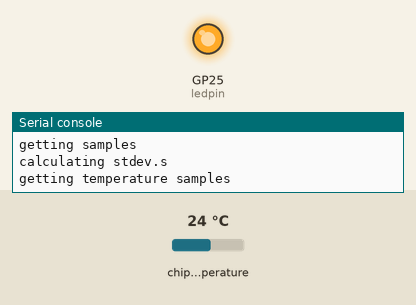
Bench run of a program on a simulated Raspberry Pi Pico running MicroPython. Parts: output pins drawn as LEDs (lit = HIGH), the last lines printed to the serial console. The test bench sets the inputs (shaded band); at power-on: chip temperature 24 °C.

Above: at 3.2 s.
At 6.9 s:
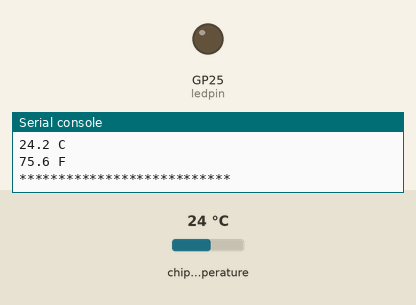
Timing chart, 0 to 9.6 s (numbered marks = the images above):
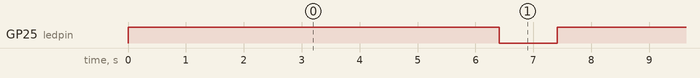

Measured:
- by itself, GP25 (ledpin): alternates HIGH for 6.4 s and LOW for 1.0 s

The program:

test.py
```python
import time
import machine
#from machine import ADC, Pin

#LED
ledpin=machine.Pin(25, machine.Pin.OUT)

#vsys is presented to ADC pin 29 through a 3:1 divider
divider=3
vref=3.3
vsysPin=29
tempCh=4
adcV=machine.ADC(machine.Pin(vsysPin))
adcT=machine.ADC(tempCh)

while True:
    ledpin.value(1) #on
    #get a bunch of samples of Vsys
    print("getting samples")
    samples=[]
    total=0
    loops=6000
    then=time.ticks_us()
    for i in range(loops):
        input=adcV.read_u16()
        total+=input
        samples.append(input/16) #convert u16 to ADC counts
    elapsed=time.ticks_us()-then
    average=total/loops

    #stdev of samples (stdev.s)
    print("calculating stdev.s")
    sumsquares=0
    xbar=sum(samples)/len(samples)
    for X in samples:
        sumsquares+=(X-xbar)**2
    stdev=(sumsquares/(len(samples)-1))**0.5

    #internal temperature
    print('getting temperature samples')
    aT16=0
    for i in range(loops):
        aT16+=adcT.read_u16()
    aT16=aT16/loops
    t=27-(aT16/(2**16)*vref-0.706)/0.001721 #4.9.5 of RP2040 Datasheet

    print(str(loops)+" adc samples in "+str(elapsed)+" us")
    print('{:.0f}'.format(1000000/elapsed*loops)+" samples per second")
    print('{:.3f}'.format(average/(2**16)*vref*divider)+" Vsys volts")
    print('{:.1f}'.format(stdev)+" stdev.s of Vsys (ADC steps)")
    print('{:.0f}'.format(machine.freq()/1000000)+" MHz clock")
    print('{:.3f}'.format(aT16/(2**16)*vref)+" temp adc volt")
    print('{:.1f}'.format(t)+" C")
    print('{:.1f}'.format(t*9/5+32)+" F")
    print('***************************')

    ledpin.value(0) #off

    time.sleep(1)
#end while
```
